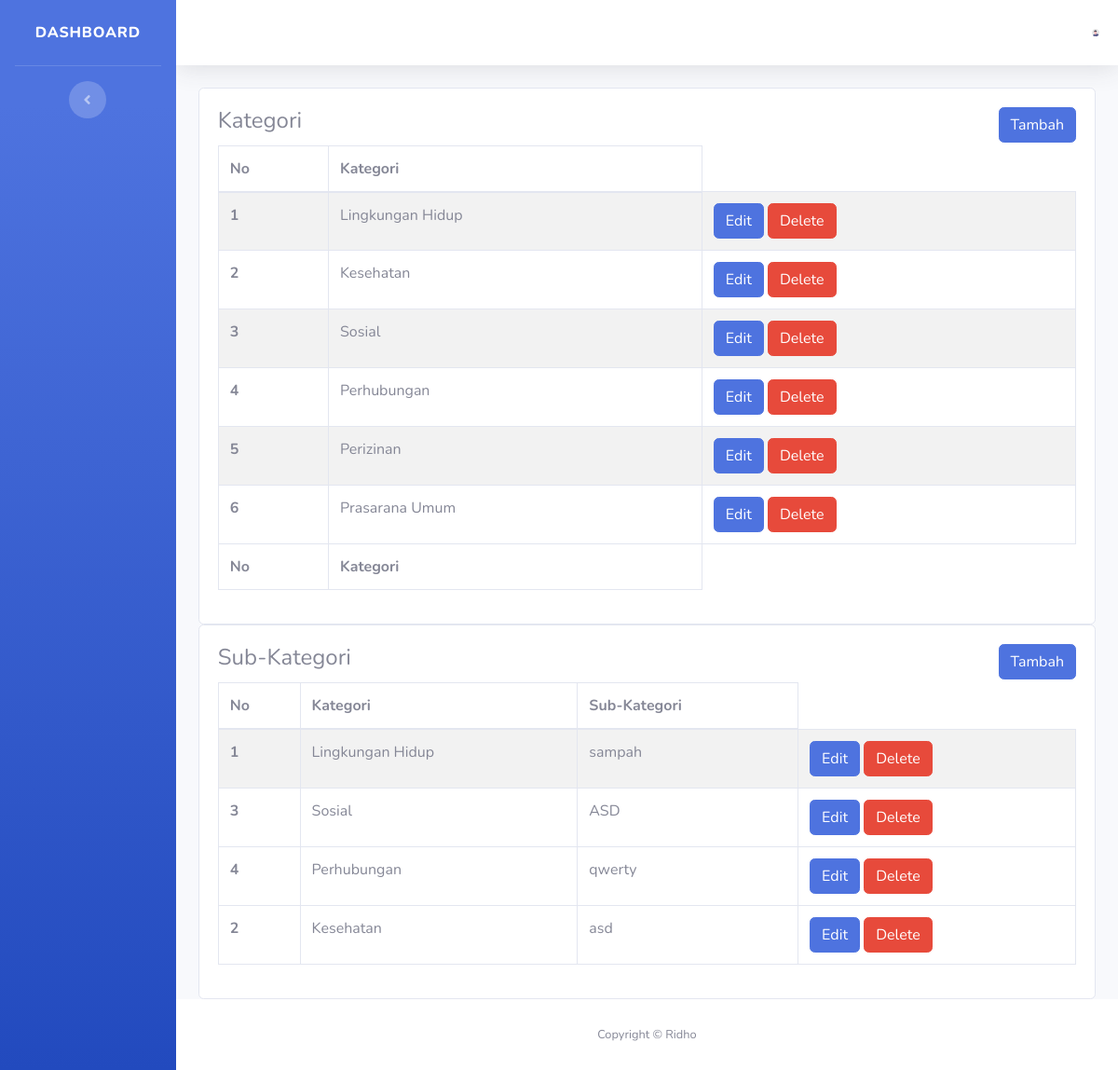
Screenshot of /index.php/c_ridho_admin/kategori with the database file from the repository.
### tables this page shows
CREATE TABLE `kategori` (
  `id` int(11) NOT NULL,
  `kategori` varchar(128) NOT NULL
);

CREATE TABLE `sub_kategori` (
  `id_subkategori` int(11) NOT NULL,
  `id_kategori` int(11) NOT NULL,
  `sub_kategori` varchar(255) NOT NULL
);

### application/controllers/C_ridho_admin.php (called while the page is built, shortened)
<?php
class C_ridho_admin extends CI_Controller
{
  public function kategori()
  {
    $data['user'] = $this->db->get_where('petugas', ['username' => $this->session->userdata('username')])->row_array();
    $data['kategori'] = $this->db->get('kategori')->result_array();
    $this->load->model('m_kategori');
    $data['sub_kategori'] = $this->m_kategori->sub_kategori()->result_array();
    $this->load->model('m_kategori');
    $this->load->view('template/temp_admin/v_admin_header', $data);
    $this->load->view('template/temp_admin/v_admin_sidebar', $data);
    $this->load->view('template/temp_admin/v_admin_topbar', $data);
    $this->load->view('admin/v_kategori', $data);
    $this->load->view('template/temp_admin/v_admin_footer', $data);
  }
}

### index.php (called while the page is built, shortened)
<?php
require_once BASEPATH.'core/CodeIgniter.php';

### application/models/m_kategori.php (called while the page is built, shortened)
<?php
class m_kategori extends CI_Model {
    public function sub_kategori()
    {
        $this->db->select('*');
        $this->db->FROM('sub_kategori');
        $this->db->JOIN('kategori','kategori.id=sub_kategori.id_kategori');
        return $this->db->get();
    }
}

### application/views/admin/v_kategori.php (the view, shortened to what this page needs)
<div id="main-wrapper">
    <div class="content-body">
        <div class="container-fluid">
            <div class="row">
                <div class="col-12">
                    <div class="card">
                        <div class="card-body">
                            <button type="button" class="btn btn-primary float-right" data-toggle="modal" data-target="#exampleModal1">Tambah</button>
                            <h4 class="card-title">Kategori</h4>
                            <div class="table-responsive">
                                <table class="table table-striped table-bordered zero-configuration">
                                    <thead>
                                        <tr>
                                            <th>No</th>
                                            <th>Kategori</th>
                                        </tr>
                                    </thead>
                                    <?php $i = 1 ?>
                                    <?php foreach ($kategori as $al) : ?>
                                        <tr>
                                            <th><?= $i ?></th>
                                            <td><?= $al['kategori'] ?></td>
                                            <td>
                                                <button type="button" class="btn btn-primary" data-toggle="modal" data-target="#edit_kp_Modal<?php echo $al['id']; ?>"> Edit</button>
                                                <a class="btn btn-danger" href="<?= base_url('C_ridho_admin/delete_kategori/' . $al['id'] . '/') ?>" onclick="return confirm('Apakah Anda Yakin?');">Delete</a>
                                            </td>
                                        </tr>
                            </div>
                        <?php $i++;
                                    endforeach ?>
                        <tfoot>
                            <tr>
                                <th>No</th>
                                <th>Kategori</th>
                            </tr>
                        </tfoot>
                        </div>
                    </div>
                </div>
            </div>
            <div class="col-12">
                <div class="card">
                    <div class="card-body">
                        <button type="button" class="btn btn-primary float-right" data-toggle="modal" data-target="#tambahsubkategori">Tambah</button>
                        <h4 class="card-title">Sub-Kategori</h4>
                        <div class="table-responsive">
                            <table class="table table-striped table-bordered zero-configuration">
                                <thead>
                                    <tr>
                                        <th>No</th>
                                        <th>Kategori</th>
                                        <th>Sub-Kategori</th>
                                    </tr>
                                </thead>
                                <?php $a = 1 ?>
                                <?php foreach ($sub_kategori as $sk) : ?>
                                    <tr>
                                        <th><?= $a ?></th>
                                        <td><?= $sk['kategori'] ?></td>
                                        <td><?= $sk['sub_kategori'] ?></td>
                                        <td>
                                            <button type="button" class="btn btn-primary" data-toggle="modal" data-target="#edit_kp_Modal21<?php echo $sk['id']; ?>"> Edit</button>
                                            <a class="btn btn-danger" href="<?= base_url('C_ridho_admin/delete_subkategori/' . $sk['id'] . '/') ?>" onclick="return confirm('Apakah Anda Yakin?');">Delete</a>
                                        </td>
                                    </tr>
                                    <tfoot>
                                    <?php $a++;
                                endforeach ?>
                                    </tfoot>
                            </table>
                        </div>
                    </div>
                </div>
            </div>
        </div>
<footer class="sticky-footer bg-white">
    <div class="container my-auto">
        <div class="copyright text-center my-auto">
            <span>Copyright &copy; Ridho</span>
        </div>
    </div>
</footer>

### application/views/template/temp_admin/v_admin_header.php (shortened to what this page needs)
<!DOCTYPE html>
<html lang="en">
<head>
    <link href="<?= base_url('assets/')?>vendor/fontawesome-free/css/all.min.css" rel="stylesheet" type="text/css">
    <link href="<?= base_url('assets/')?>css/sb-admin-2.min.css" rel="stylesheet">
</head>
<body id="page-top">
    <div id="wrapper">

### application/views/template/temp_admin/v_admin_sidebar.php (shortened to what this page needs)
<ul class="navbar-nav bg-gradient-primary sidebar sidebar-dark accordion" id="accordionSidebar">
    <a class="sidebar-brand d-flex align-items-center justify-content-center">
        <div class="sidebar-brand-text mx-3">Dashboard</div>
    </a>
    <hr class="sidebar-divider">
    <div class="text-center d-none d-md-inline">
        <button class="rounded-circle border-0" id="sidebarToggle"></button>
    </div>
</ul>

### application/views/template/temp_admin/v_admin_topbar.php (shortened to what this page needs)
<div id="content-wrapper" class="d-flex flex-column">
    <div id="content">
        <nav class="navbar navbar-expand navbar-light bg-white topbar mb-4 static-top shadow">
            <ul class="navbar-nav ml-auto">
                <li class="nav-item dropdown no-arrow">
                    <a class="nav-link dropdown-toggle" href="#" id="userDropdown" role="button"
                        data-toggle="dropdown" aria-haspopup="true" aria-expanded="false">
                        <img class="<?= base_url()?>assets/img/1.jpg"
                            src="img/undraw_profile.svg">
                    </a>
                </li>
            </ul>
        </nav>

### application/views/template/temp_admin/v_admin_footer.php (shortened to what this page needs)
</body>
</html>

### rows the page displays
kategori: kategori "Lingkungan Hidup"
kategori: kategori "Kesehatan"
kategori: kategori "Sosial"
kategori: kategori "Perhubungan"
kategori: kategori "Perizinan"
kategori: kategori "Prasarana Umum"
sub_kategori: id_kategori.kategori "Lingkungan Hidup", sub_kategori "sampah"
sub_kategori: id_kategori.kategori "Kesehatan", sub_kategori "asd"
sub_kategori: id_kategori.kategori "Sosial", sub_kategori "ASD"
sub_kategori: id_kategori.kategori "Perhubungan", sub_kategori "qwerty"
